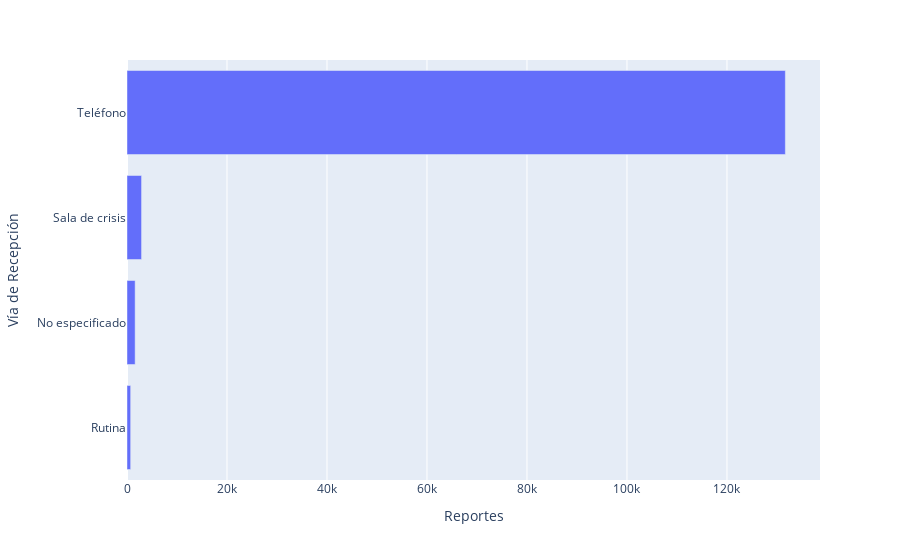

This figure's notebook cell:
### Markdown cell above
#### 5. ¿Through which media was the report done?

### Code cell
# Create dataframe from value counts on "via_recepcion". 

violencia_recepcion = pd.DataFrame(violencia["via_recepcion"].value_counts())

# Filter to top 4 most relevant results.

violencia_recepcion = violencia_recepcion[0:4]
violencia_recepcion = violencia_recepcion.reset_index()
violencia_recepcion.columns = ['Vía de Recepción', 'Reportes']

# Graph

violencia_recepcion = px.bar(violencia_recepcion, x='Reportes', y='Vía de Recepción', orientation = "h")
violencia_recepcion.update_layout(yaxis={'categoryorder':'total ascending'})
#violencia_recepcion.write_html('first_figure.html', auto_open=True)

### Figure 1 — Plotly figure (JSON) as saved in the notebook; plotly's stock layout.template omitted (floating-point values rounded to 4 significant figures)
{"data": [{"alignmentgroup": "True", "hovertemplate": "Reportes=%{x}<br>Vía de Recepción=%{y}<extra></extra>", "legendgroup": "", "marker": {"color": "#636efa", "pattern": {"shape": ""}}, "name": "", "offsetgroup": "", "orientation": "h", "showlegend": false, "textposition": "auto", "type": "bar", "x": [131678, 2912, 1629, 733], "xaxis": "x", "y": ["Teléfono", "Sala de crisis", "No especificado", "Rutina"], "yaxis": "y"}], "layout": {"autosize": true, "barmode": "relative", "legend": {"tracegroupgap": 0}, "margin": {"t": 60}, "xaxis": {"anchor": "y", "autorange": true, "domain": [0, 1], "range": [0, 138600.0], "title": {"text": "Reportes"}, "type": "linear"}, "yaxis": {"anchor": "x", "autorange": true, "categoryorder": "total ascending", "domain": [0, 1], "range": [-0.5, 3.5], "title": {"text": "Vía de Recepción"}, "type": "category"}}}
